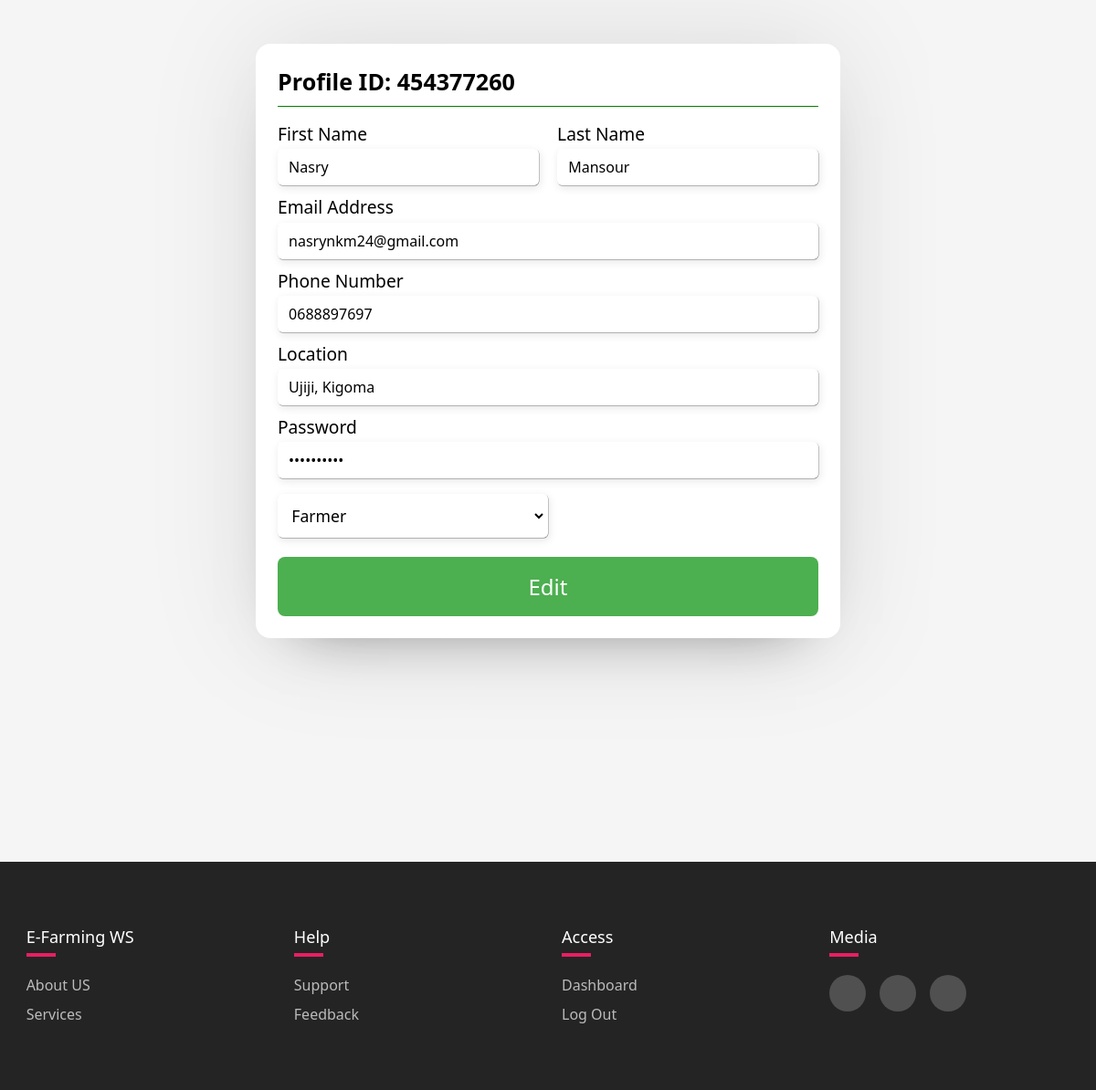
/components/profile.php?userID=454377260 (signed in), run on the app's committed database.
### tables this page shows
CREATE TABLE `users` (
  `userID` int(255) NOT NULL,
  `uniqueID` int(255) NOT NULL,
  `firstName` varchar(255) NOT NULL,
  `lastName` varchar(255) NOT NULL,
  `email` varchar(255) NOT NULL,
  `phone` varchar(255) NOT NULL,
  `locationed` varchar(255) NOT NULL,
  `passwords` varchar(255) NOT NULL,
  `account` varchar(255) NOT NULL,
  `profilePhoto` varchar(400) NOT NULL
);

### components/profile.php (the view, shortened to what this page needs)
<?php
@include "./config.php";
$userID = mysqli_real_escape_string($connection, $_GET['userID']);
if (isset($_SESSION['uniqueID']) && isset($userID)) {
  $query1 = "SELECT * FROM users WHERE uniqueID = $userID";
  $checked = mysqli_query($connection, $query1);
  if (mysqli_num_rows($checked) > 0) {
    $user = mysqli_fetch_assoc($checked);
  }
} else {
  header("Location: ./login.php");
}
?>
<!DOCTYPE html>
<html lang="en">
<head>
  <link rel="stylesheet" href="../css/registation.css" />
  <link rel="stylesheet" href="../css/addProduct.css" />
  <link rel="stylesheet" href="../css/footer.css" />
  <link rel="stylesheet" href="../css/dashFarming.css">
</head>
<body>
  <div class="wrapper">
    <section class="containerWrapper">
      <header>Profile ID: <?php echo $user['uniqueID']; ?></header>
      <form action="" method="post" enctype="multipart/form-data">
        <div class="user-details">
          <div class="field input">
            <label for="fisrtName">First Name</label>
            <input type="text" placeholder="First Name" value="<?php echo $user['firstName']; ?>" />
          </div>
          <div class="field input">
            <label for="lastName">Last Name</label>
            <input type="text" placeholder="Last Name" value="<?php echo $user['lastName']; ?>" />
          </div>
        </div>
        <div class="field input">
          <label for="lastName">Email Address</label>
          <input type="text" placeholder="Email Address" value="<?php echo $user['email']; ?>" />
        </div>
        <div class="field input">
          <label for="phoneNo">Phone Number</label>
          <input type="text" placeholder="Phone Number" value="<?php echo $user['phone']; ?>" />
        </div>
        <div class="field input">
          <label for="location">Location</label>
          <input type="text" name="location" placeholder="Location" value="<?php echo $user['locationed']; ?>" />
        </div>
        <div class="field input">
          <label for="password">Password</label>
          <input type="password" placeholder="Password" value="<?php echo $user['passwords']; ?>" />
        </div>
        <div class="account">
          <select name="accountType" class="acountSelect">
            <option <?php if ($user['account'] == "Farmer" || $user['account'] == "farmer") {
                      echo 'selected = "selected"';
                    }
                    ?> value="Farmer">
              Farmer
            </option>
          </select>
        </div>
        <div><a class="submittBtn" href="./updateprofile.php?userID=<?php echo $user['uniqueID']; ?>">Edit</a></div>
      </form>
    </section>
  </div>
  <footer class="footer">
    <div class="footerContainer">
      <div class="footerRow">
        <div class="footerColumn">
          <h4>E-Farming WS</h4>
          <ul>
            <li><a href="">About US</a></li>
            <li><a href="">Services</a></li>
          </ul>
        </div>
        <div class="footerColumn">
          <h4>Help</h4>
          <ul>
            <li><a href="">Support</a></li>
            <li><a href="">Feedback</a></li>
          </ul>
        </div>
        <div class="footerColumn">
          <h4>Access</h4>
          <ul>
            <li><a href="../components/<?php if ($user['account'] == 'Farmer') {
                                          echo "Farmer/farmerDash.php";
                                        } else {
                                          echo "Customer/customerDash.php";
                                        }  ?>">Dashboard</a></li>
            <li><a href="./logout.php?logout_id=<?php echo $user['uniqueID'] ?>">Log Out</a></li>
          </ul>
        </div>
        <div class="footerColumn">
          <h4>Media</h4>
          <div class="mediaIcos">
            <a href=""><i class="fab fa-twitter"></i></a>
            <a href=""><i class="fab fa-facebook-f"></i></a>
            <a href=""><i class="fab fa-instagram"></i></a>
          </div>
        </div>
      </div>
    </div>
  </footer>
</body>
</html>

### css/registation.css (style rules this page uses)
* { margin: 0; padding: 0; box-sizing: border-box; font-family: system-ui, -apple-system, BlinkMacSystemFont, "Segoe UI", Roboto, Oxygen, Ubuntu, Cantarell, "Open Sans", "Helvetica Neue"; text-decoration: none; }
body { background: whitesmoke; font-size: 1.2rem; }
.wrapper { height: 100vh; padding-top: 0.5rem; background: whitesmoke; }
.containerWrapper { background: #ffffff; padding: 1.5rem; max-width: 40rem; border-radius: 1rem; margin: 2.5rem auto 0 auto; box-shadow: 0 0 128px 0 rgba(0, 0, 0, 0.1), 0 32px 64px -48px rgba(0, 0, 0, 0.5); }
.containerWrapper header { font-size: 1.57rem; font-weight: 600; padding-bottom: 0.63rem; border-bottom: 0.063rem solid green; }
.containerWrapper form { margin-top: 1rem; }
.containerWrapper form .user-details { display: flex; }
form .user-details .field:first-child { margin-right: 0.63rem; width: 50%; }
form .user-details .field:last-child { margin-left: 0.63rem; width: 50%; }
.containerWrapper form .field { display: flex; position: relative; flex-direction: column; margin-bottom: 0.63rem; }
.containerWrapper form .field label { margin-bottom: 0.2rem; }
.containerWrapper form .field input { outline: none; }
.containerWrapper form .input input { height: 2.5rem; width: 100%; font-size: 1rem; padding: 0 0.63rem; border-radius: 0.32rem; color: black; background-color: #fff; border: 2px solid transparent; border-top: 2px solid transparent; box-shadow: 1.4px 3px 9.1px rgb(0, 3, 3, 0.1), 0.4px 0.4px 0.4px gray; transition: all 250ms ease-in-out; }
.containerWrapper form .account .acountSelect { padding: 0.58rem; font-size: 1.1rem; width: 50%; border: 0.063rem solid #ccc; outline: none; border-radius: 0.32rem; margin-top: 0.4rem; margin-bottom: 0.3rem; background: #f2f2f2; color: black; background-color: #fff; border: 2px solid transparent; border-top: 2px solid transparent; box-shadow: 1.4px 3px 9.1px rgb(0, 3, 3, 0.1), 0.4px 0.4px 0.4px gray; transition: all 250ms ease-in-out; }

### css/addProduct.css (style rules this page uses)
body { background: linear-gradient( 90deg, rgba(141, 194, 111, 1) 0%, rgba(118, 184, 82, 1) 50% ); }
.submittBtn { display: block; width: 100%; cursor: pointer; border-radius: 0.5rem; margin: 0 auto; margin-top: 1rem; font-size: 1.5rem; padding: 1rem 3rem; background: #4caf50; color: #ffffff; border: none; text-align: center; }

### css/footer.css (style rules this page uses)
.footer { background-color: #242424; padding: 4.375rem 0; margin-top: 9rem; }
.footerContainer { max-width: 73.3rem; margin: auto; }
.footerRow { display: flex; flex-wrap: wrap; }
.footerColumn { width: 25%; padding: 0 0.94rem; }
.footerColumn h4 { font-size: 1.13rem; color: #ffffff; font-weight: 500; text-transform: capitalize; margin-bottom: 1.9rem; position: relative; }
.footerColumn h4::before { content: ""; position: absolute; left: 0; bottom: -0.6rem; background-color: #e91e63; height: 0.2rem; box-sizing: border-box; width: 2rem; }
.footerColumn ul { list-style: none; }
.footerColumn ul li:not(:last-child) { margin-bottom: 0.63rem; }
.footerColumn ul li a { text-decoration: none; font-size: 1rem; text-transform: capitalize; font-weight: 300; color: #bbbbbb; display: block; transition: all 0.2s ease; }
.mediaIcos a { display: inline-block; height: 2.5rem; width: 2.5rem; background-color: rgb(255, 255, 255, 0.2); margin: 0 0.63rem 0.63rem 0; text-align: center; line-height: 2.5rem; border-radius: 50%; color: #ffffff; transition: all 0.5s ease; }

### css/dashFarming.css (style rules this page uses)
* { margin: 0; padding: 0; box-sizing: border-box; font-family: system-ui, -apple-system, BlinkMacSystemFont, "Segoe UI", Roboto, Oxygen, Ubuntu, Cantarell, "Open Sans", "Helvetica Neue"; text-decoration: none; }
body { height: 100vh; background: whitesmoke; }

### data on the page
users: uniqueID "454377260", firstName "Nasry", lastName "Mansour", email "nasrynkm24@gmail.com", phone "0688897697", location "Ujiji, Kigoma", accountType "Farmer"
